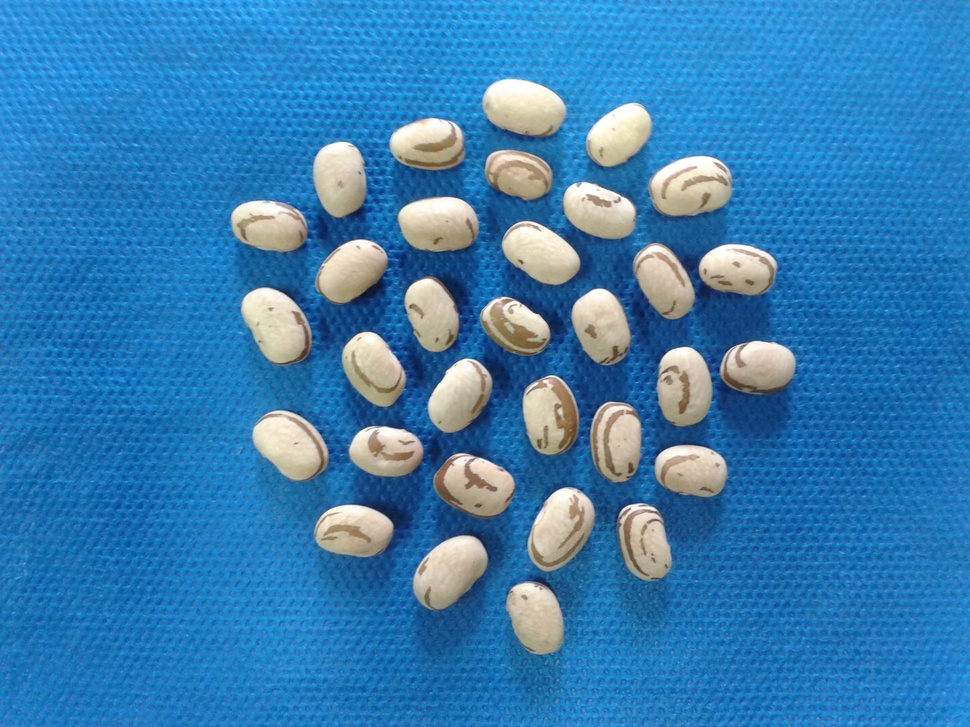
#> input picture Roteiros de Estudo Orientado - REOs/REO 02/AULA_02/feijao.jpg, 970 x 727 px, shrunk from 2048 x 1536 before the run
$ python aula_02_ex_02.py
#> lines starting #> are read from the running program, lines starting #| are printed output that depends on the picture
########################################################################################################################
# Lavras - MG
# 13/07/2020
# Universidade Federal de Lavras - UFLA
# Departamento de Biologia
# Programa de Pós Graduação em Genética e Melhoramento de Plantas
# Disciplina: Visão Computacional No Melhoramento de Plantas
# Professor: Vinícius Quintão Carneiro
# E-mail: vinicius.carneiro@ufla.br
# GITHUB: vqcarneiro - https://github.com/VQCarneiro
########################################################################################################################
# PROCEDIMENTO: Histogramas de imagens coloridas e em escala de cinza
########################################################################################################################
# Importar pacotes
import cv2 # Importa o pacote opencv
import numpy as np # Importa o pacote numpy
from matplotlib import pyplot as plt # Importa o pacote matplotlib
########################################################################################################################
# Leitura da imagem

nome_arquivo = 'feijao.jpg'
img_bgr = cv2.imread(nome_arquivo,1)
#> img_bgr is the input picture: shape (727, 970, 3); mean B, G, R 178.7, 126.2, 55.7
img_rgb = cv2.cvtColor(img_bgr,cv2.COLOR_BGR2RGB)
img_cinza = cv2.cvtColor(img_bgr,cv2.COLOR_BGR2GRAY)
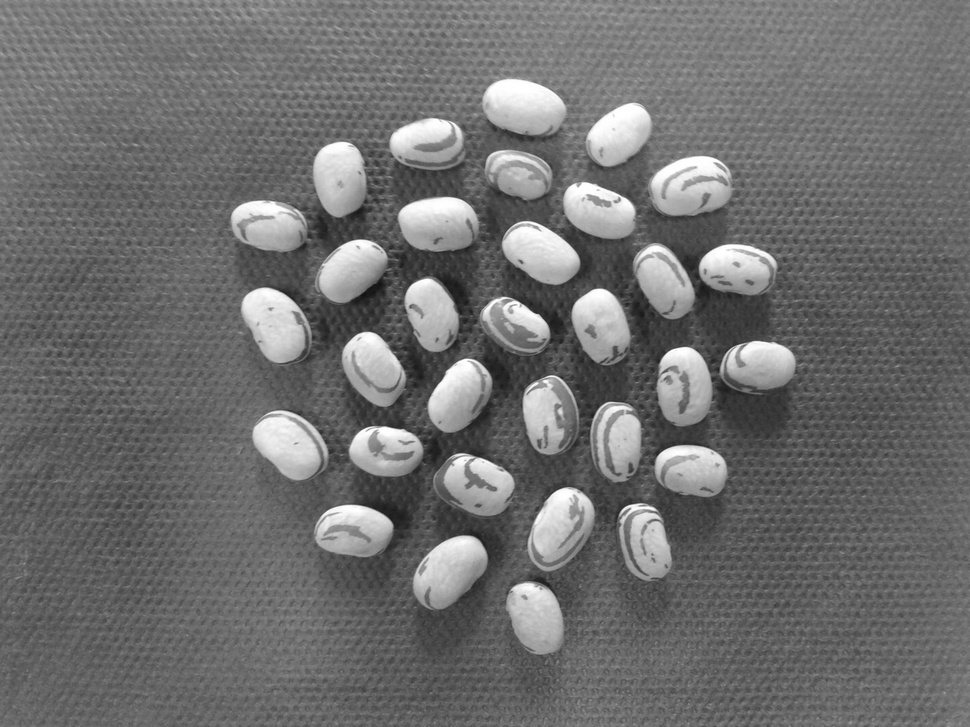
#> img_cinza: shape (727, 970); min 17, max 255, mean 111.1

print('----------------------------------------------------------------------------------------------------------------')
print('INFORMAÇÕES DA IMAGEM')
print('----------------------------------------------------------------------------------------------------------------')
lin, col, canais = np.shape(img_rgb)
#> lin = 727; col = 970; canais = 3
print('Dimensão: ' + str(lin) +' x '+ str(col))
#| Dimensão: 727 x 970
print('Canais: ' + str(canais))
#| Canais: 3
print('----------------------------------------------------------------------------------------------------------------')
########################################################################################################################
# Histograma da imagem

# Histograma de imagem em escala de cinza
hist_cinza = cv2.calcHist([img_cinza],[0],None,[256],[0,256])
#> hist_cinza = 256 values, max 13158 at index 103, min 0 at index 0, mean 2754.6

# Histograma de imagem em escala de cinza
hist_r = cv2.calcHist([img_rgb],[0],None,[256],[0,256])
#> hist_r = 256 values, max 19432 at index 27, min 146 at index 88, mean 2754.6
hist_g = cv2.calcHist([img_rgb],[1],None,[256],[0,256])
#> hist_g = 256 values, max 11890 at index 123, min 0 at index 0, mean 2754.6
hist_b = cv2.calcHist([img_rgb],[2],None,[256],[0,256])
#> hist_b = 256 values, max 10992 at index 182, min 0 at index 0, mean 2754.6

########################################################################################################################
# Apresentar imagens

plt.figure('IMAGEM')
plt.subplot(2,2,1)
plt.imshow(img_rgb,cmap="gray")
plt.xticks([])
plt.yticks([])
plt.title("RGB")

plt.subplot(2,2,2)
plt.imshow(img_cinza,cmap="gray")
plt.xticks([])
plt.yticks([])
plt.title("Escala de Cinza")

plt.subplot(2,2,3)
plt.plot(hist_r,color = 'r')
plt.plot(hist_g,color = 'g')
plt.plot(hist_b,color = 'b')
plt.title("Histograma RGB")
plt.xlim([0,256])
plt.xlabel("Valores Pixels")
plt.ylabel("Número de Pixels")

plt.subplot(2,2,4)
plt.plot(hist_cinza,color = 'black')
plt.title("Histograma Cinza")
plt.xlim([0,256])
plt.xlabel("Valores Pixels")
plt.ylabel("Número de Pixels")

plt.show()
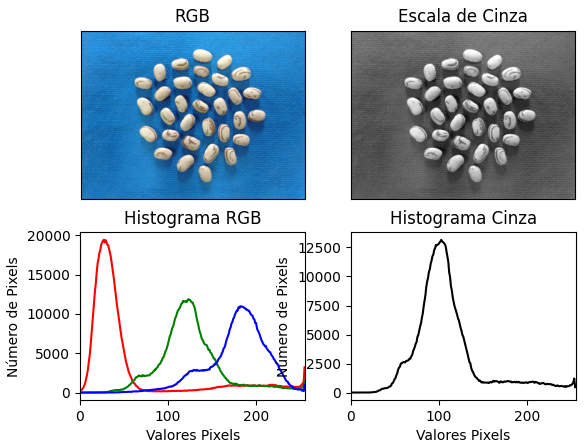
#> figure drawn by matplotlib, 4 panels; panel 3: curve peaks at x = 27, y = 19432; panel 3: curve peaks at x = 123, y = 11890; panel 3: curve peaks at x = 182, y = 10992; panel 4: curve peaks at x = 103, y = 13158
########################################################################################################################

$ run again, with Roteiros de Estudo Orientado - REOs/REO 02/AULA_02/batata.jpg copied over Roteiros de Estudo Orientado - REOs/REO 02/AULA_02/feijao.jpg
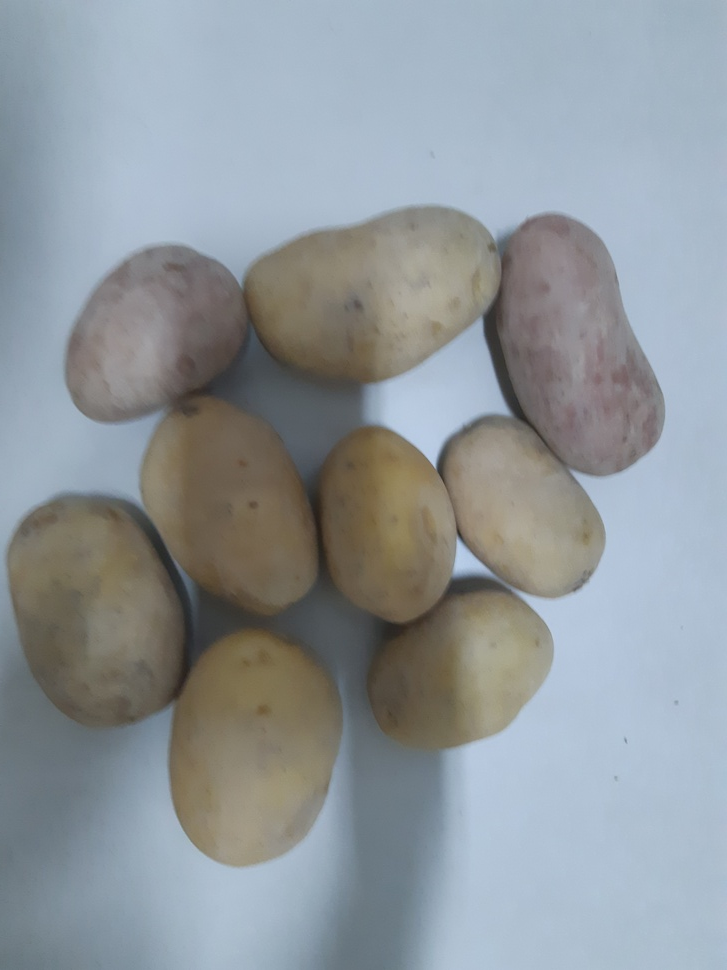
#> input picture Roteiros de Estudo Orientado - REOs/REO 02/AULA_02/batata.jpg, 727 x 970 px, shrunk from 3456 x 4608 before the run
#> img_bgr is the input picture: shape (970, 727, 3); mean B, G, R 156, 151.2, 144
#> `img_cinza = cv2.cvtColor(img_bgr,cv2.COLOR_BGR2GRAY)`:
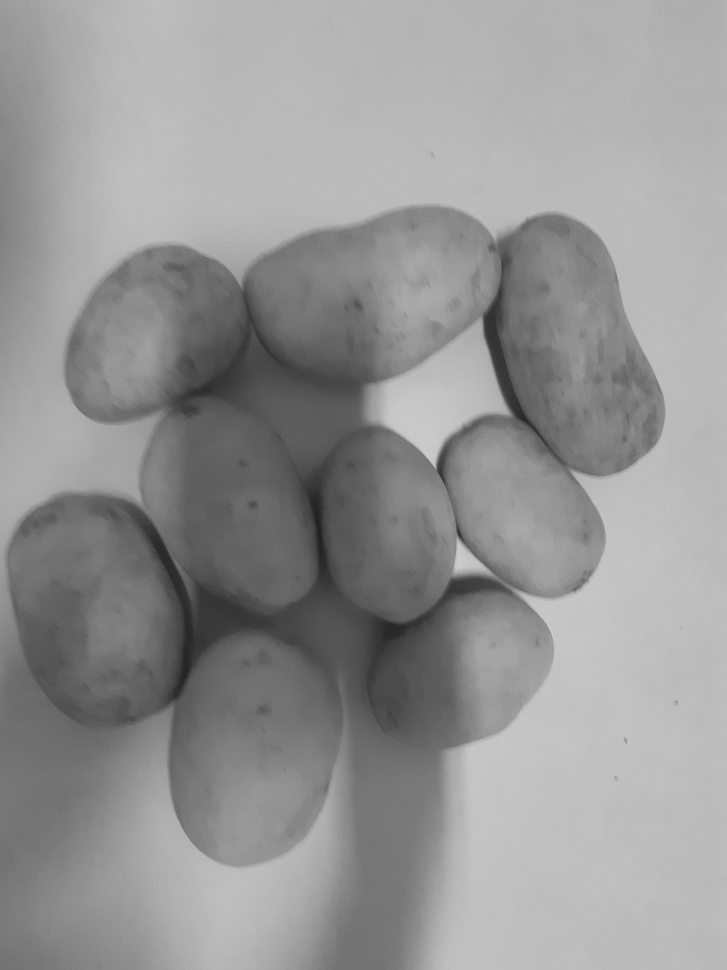
#> img_cinza: shape (970, 727); min 31, max 205, mean 149.6
#| Dimensão: 970 x 727
#| Canais: 3
#> hist_cinza = 256 values, max 32565 at index 186, min 0 at index 0, mean 2754.6
#> hist_r = 256 values, max 32045 at index 173, min 0 at index 0, mean 2754.6
#> hist_g = 256 values, max 33139 at index 189, min 0 at index 0, mean 2754.6
#> hist_b = 256 values, max 24641 at index 205, min 0 at index 0, mean 2754.6
#> `plt.show()`:
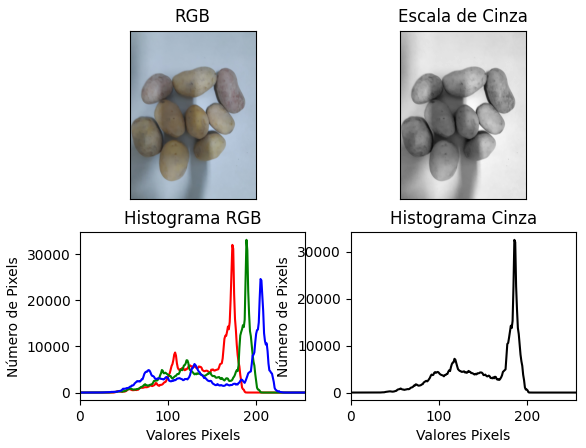
#> figure drawn by matplotlib, 4 panels; panel 3: curve peaks at x = 173, y = 32045; panel 3: curve peaks at x = 189, y = 33139; panel 3: curve peaks at x = 205, y = 24641; panel 4: curve peaks at x = 186, y = 32565

$ run again, with Roteiros de Estudo Orientado - REOs/REO 02/AULA_02/img_01.jpg copied over Roteiros de Estudo Orientado - REOs/REO 02/AULA_02/feijao.jpg
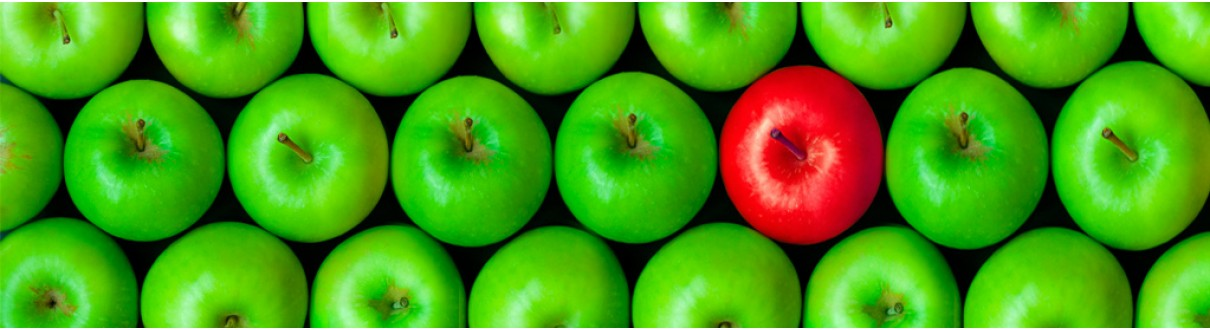
#> input picture Roteiros de Estudo Orientado - REOs/REO 02/AULA_02/img_01.jpg, 1210 x 330 px
#> img_bgr is the input picture: shape (330, 1210, 3); mean B, G, R 18.7, 157.4, 73.6
#> `img_cinza = cv2.cvtColor(img_bgr,cv2.COLOR_BGR2GRAY)`:
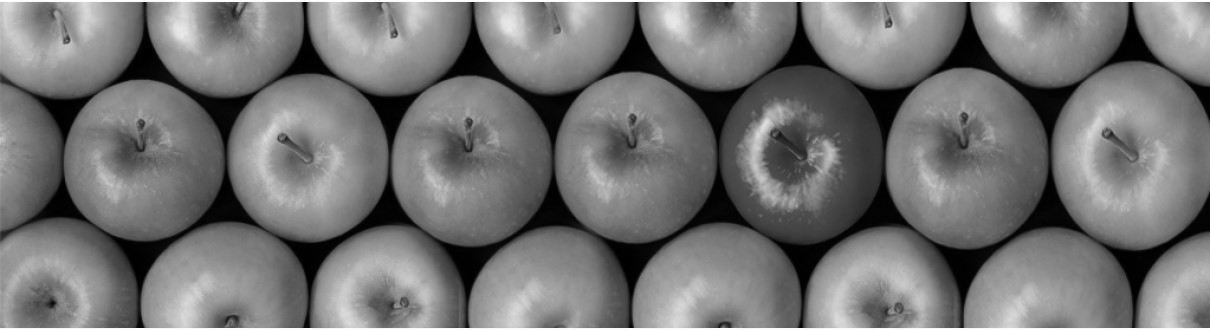
#> img_cinza: shape (330, 1210); min 0, max 255, mean 116.5
#| Dimensão: 330 x 1210
#| Canais: 3
#> hist_cinza = 256 values, max 6166 at index 2, min 0 at index 234, mean 1559.8
#> hist_r = 256 values, max 30087 at index 0, min 112 at index 182, mean 1559.8
#> hist_g = 256 values, max 6877 at index 0, min 234 at index 43, mean 1559.8
#> hist_b = 256 values, max 142581 at index 0, min 0 at index 203, mean 1559.8
#> `plt.show()`:
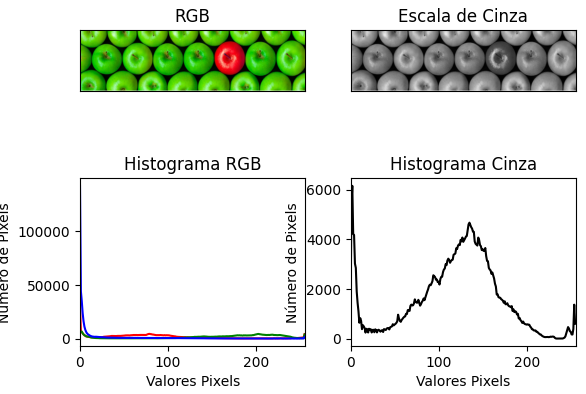
#> figure drawn by matplotlib, 4 panels; panel 3: curve peaks at x = 0, y = 30087; panel 3: curve peaks at x = 0, y = 6877; panel 3: curve peaks at x = 0, y = 142581; panel 4: curve peaks at x = 2, y = 6166

$ run again, with Roteiros de Estudo Orientado - REOs/REO 02/AULA_02/macas.jpg copied over Roteiros de Estudo Orientado - REOs/REO 02/AULA_02/feijao.jpg
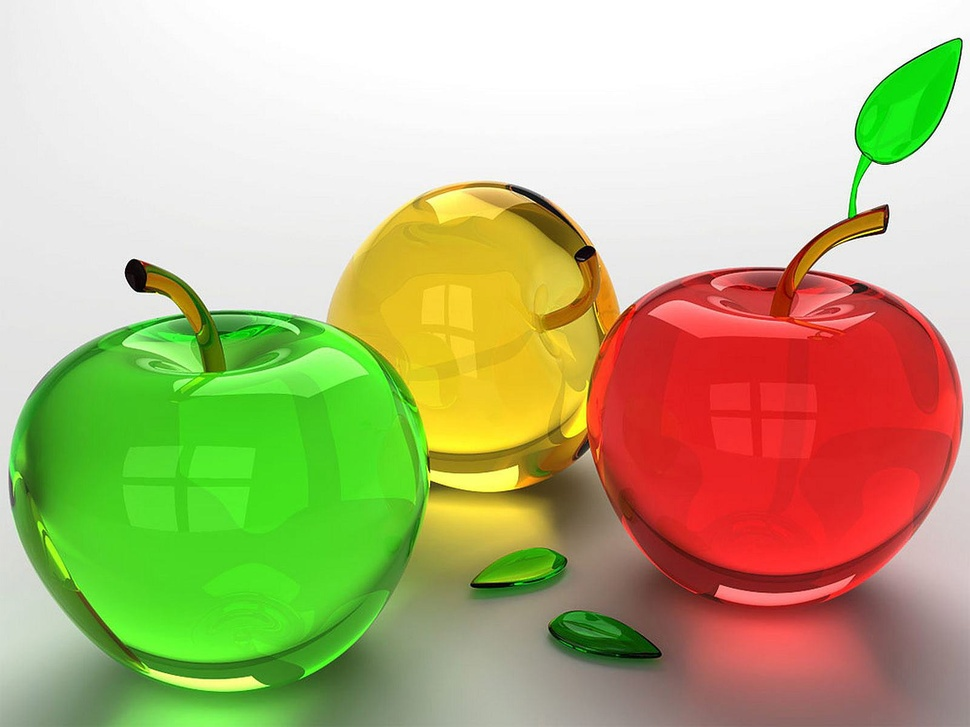
#> input picture Roteiros de Estudo Orientado - REOs/REO 02/AULA_02/macas.jpg, 970 x 727 px, shrunk from 1600 x 1200 before the run
#> img_bgr is the input picture: shape (727, 970, 3); mean B, G, R 129.3, 180.1, 184.7
#> `img_cinza = cv2.cvtColor(img_bgr,cv2.COLOR_BGR2GRAY)`:
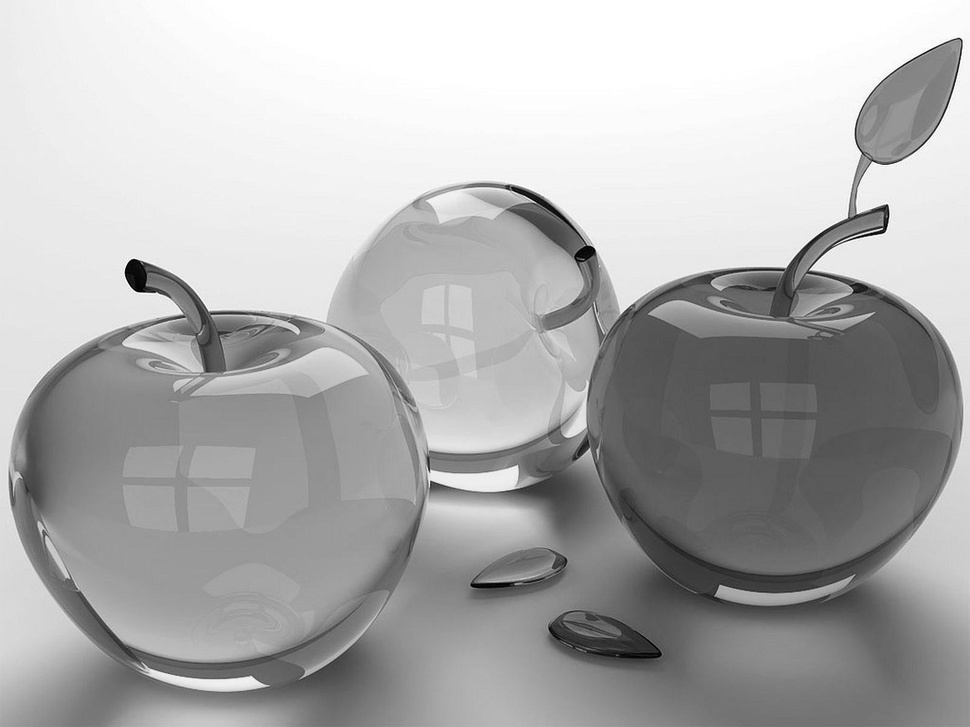
#> img_cinza: shape (727, 970); min 0, max 255, mean 175.7
#| Dimensão: 727 x 970
#| Canais: 3
#> hist_cinza = 256 values, max 47024 at index 255, min 7 at index 0, mean 2754.6
#> hist_r = 256 values, max 52267 at index 255, min 125 at index 1, mean 2754.6
#> hist_g = 256 values, max 49741 at index 255, min 48 at index 1, mean 2754.6
#> hist_b = 256 values, max 47161 at index 255, min 166 at index 178, mean 2754.6
#> `plt.show()`:
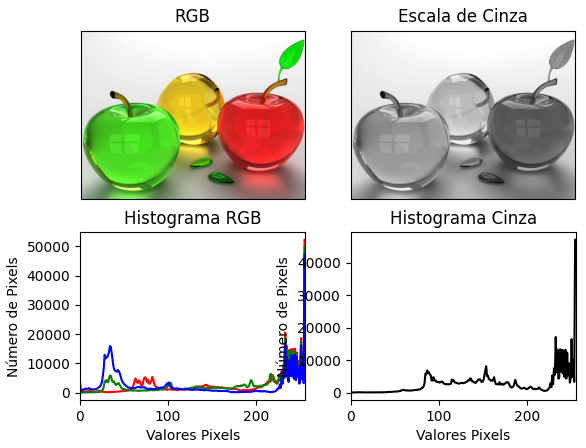
#> figure drawn by matplotlib, 4 panels; panel 3: curve peaks at x = 255, y = 52267; panel 3: curve peaks at x = 255, y = 49741; panel 3: curve peaks at x = 255, y = 47161; panel 4: curve peaks at x = 255, y = 47024
